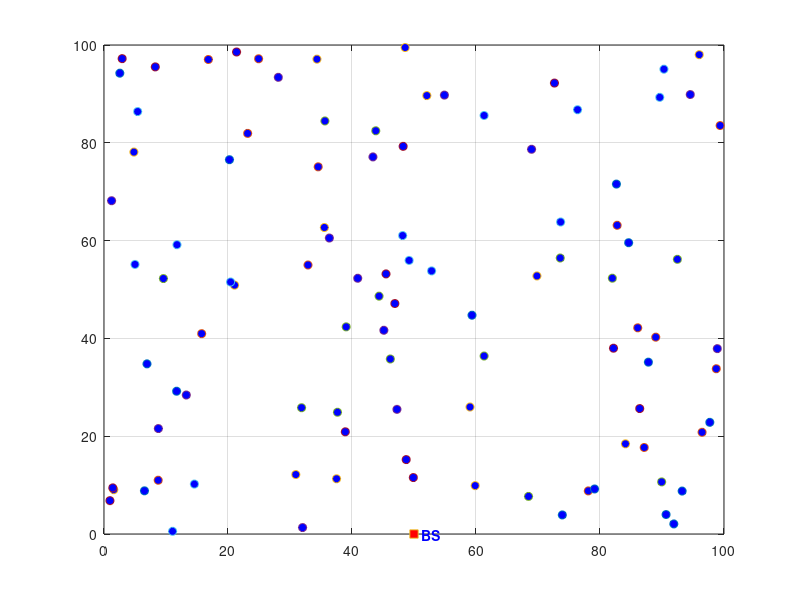

Here is the MATLAB script that generated this plot:
xm=100;
ym=100;
 
%x and y Coordinates of the sink
sink.x=50;
sink.y=0;
 
%Number of Nodes in the Field
n=100;
 
%Probability of a node to become cluster head
%p=0.1;
Tc= 20;
 
Rmax = 30;
 
%Eelc=Etx=Erx
ETX=50* 10^-9;
ERX=50* 10^-9;
%Transmit Amplifier types
Efs=10* 10^-12;              
Emp=0.0013* 10^-12;            
%Data Aggregation Energy
EDA=5* 10^-9;
 
%maximum number of round 
rmax = 1000;
 
%Computation of do
d0 = sqrt(Efs/Emp);
 
bit = 4000;
%fis1 = readfis('dis_Fuzzyfitness1');           
%fis2 = readfis('dis_Fuzzyfitness2');               
%fis3 = readfis('Cluster.radius');

%Creation of the random Sensor Network
figure(1);

for i=1:1:n
    %Initial Energy
    S(i).Initial_energy = 0.5;
    S(i).RE = S(i).Initial_energy;
    S(i).xd=rand(1,1)*xm;
    S(i).yd=rand(1,1)*ym;
    %initially there are no cluster heads only nodes
    S(i).type = 'N';
    S(i).id=i;
    S(i).state = 'Initial_State';
    S(i).distoBS = norm([S(i).xd-50 S(i).yd-50]);
    plot(S(i).xd,S(i).yd,'o','MarkerFaceColor','b');
    hold on;
end
S(n+1).xd = sink.x;
S(n+1).yd = sink.y;
plot(sink.x, sink.y, 's', 'MarkerFaceColor', 'red');
text(sink.x, sink.y,'  BS','Color','b','FontWeight','b');
hold on;
grid on;
save('mazumdar2.mat');